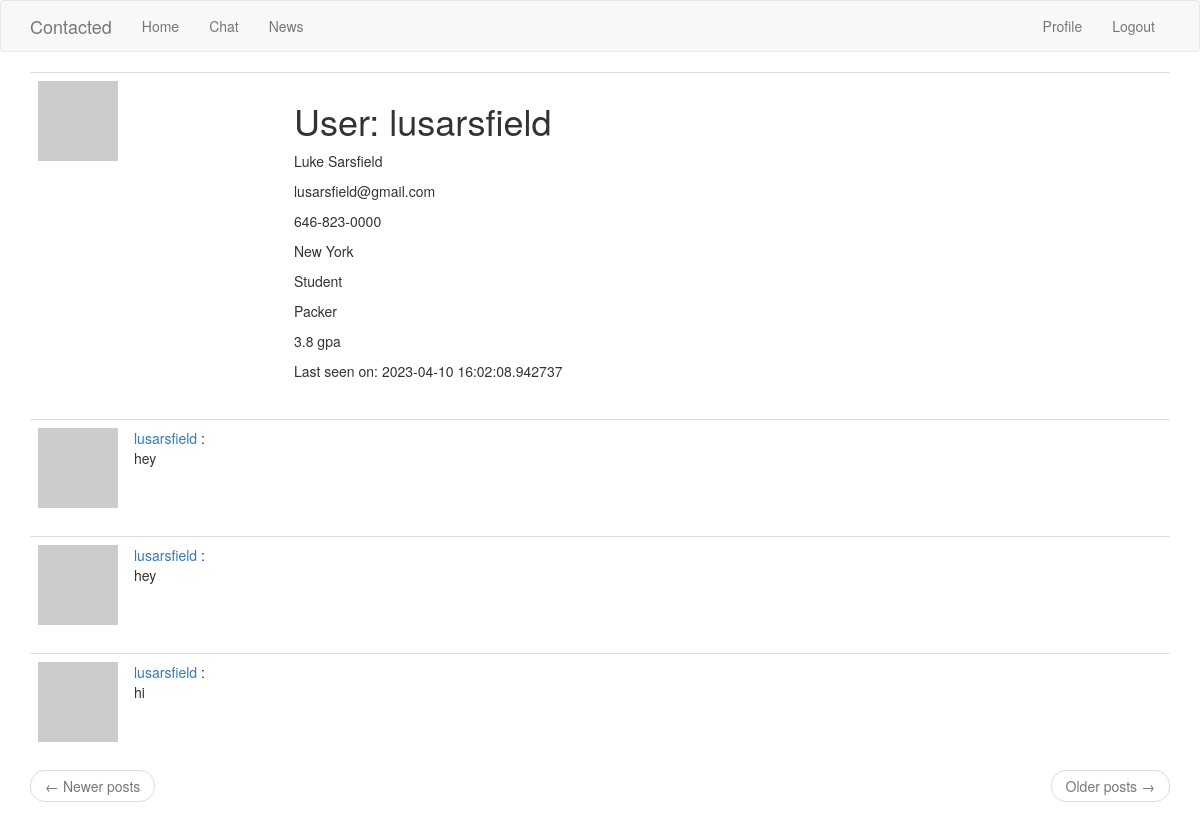
Page /user/lusarsfield (signed in) on the earlier database version.
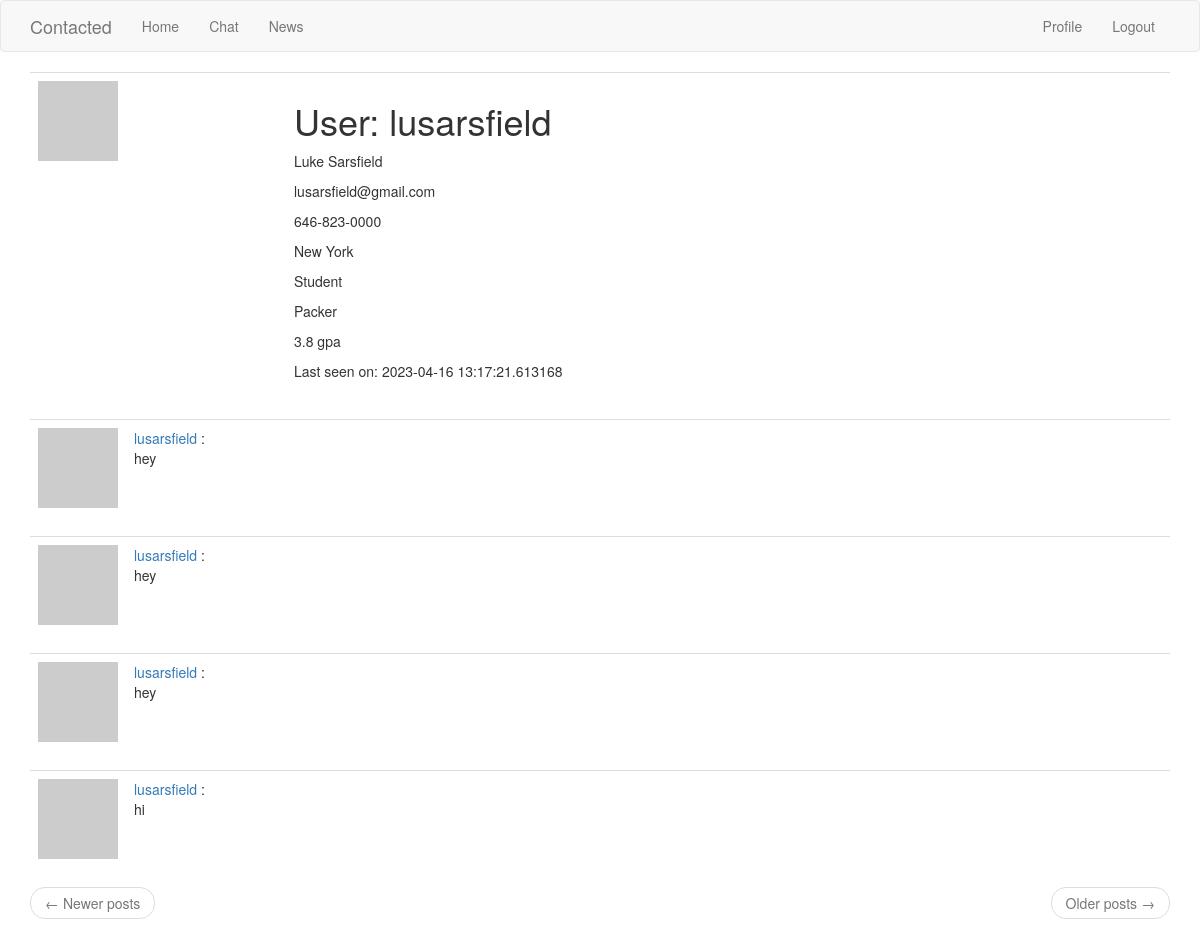
Same page on the later database version.
### app/models.py (models this page shows, shortened)
class User(UserMixin, db.Model):
    id = db.Column(db.Integer, primary_key=True)
    username = db.Column(db.String(64), index=True, unique=True)
    email = db.Column(db.String(120), index=True, unique=True)
    password_hash = db.Column(db.String(128))
    posts = db.relationship('Post', backref='author', lazy='dynamic')
    fullname_me = db.Column(db.String(140))
    email_me = db.Column(db.String(140))
    phonenumber_me = db.Column(db.String(140))
    city_me = db.Column(db.String(140))
    jobtitle_me = db.Column(db.String(140))
    company_me = db.Column(db.String(140))
    about_me = db.Column(db.String(140))
    last_seen = db.Column(db.DateTime, default=datetime.utcnow)
    followed = db.relationship(
        'User', secondary=followers,
        primaryjoin=(followers.c.follower_id == id),
        secondaryjoin=(followers.c.followed_id == id),
        backref=db.backref('followers', lazy='dynamic'), lazy='dynamic')
    def avatar(self, size):
        digest = md5(self.email.lower().encode('utf-8')).hexdigest()
        return 'https://www.gravatar.com/avatar/{}?d=identicon&s={}'.format(
            digest, size)

class Post(db.Model):
    id = db.Column(db.Integer, primary_key=True)
    body = db.Column(db.String(140))
    timestamp = db.Column(db.DateTime, index=True, default=datetime.utcnow)
    user_id = db.Column(db.Integer, db.ForeignKey('user.id'))

### app/routes.py (the view)
@app.route('/user/<username>')
@login_required
def user(username):
    user = User.query.filter_by(username=username).first_or_404()
    page = request.args.get('page', 1, type=int)
    posts = user.posts.order_by(Post.timestamp.desc()).paginate(
        page=page, per_page=app.config['POSTS_PER_PAGE'], error_out=False)
    next_url = url_for('user', username=user.username, page=posts.next_num) \
        if posts.has_next else None
    prev_url = url_for('user', username=user.username, page=posts.prev_num) \
        if posts.has_prev else None
    form = EmptyForm()
    return render_template('user.html', user=user, posts=posts.items,
                           next_url=next_url, prev_url=prev_url, form=form)

### app/models.py (called while the page is built)
@login.user_loader
def load_user(id):
    return User.query.get(int(id))

### app/routes.py (called while the page is built)
@app.before_request
def before_request():
    if current_user.is_authenticated:
        current_user.last_seen = datetime.utcnow()
        db.session.commit()

### app/templates/user.html (shortened to what this page needs)
{% extends "base.html" %}
{% block app_content %}
    <table class="table table-hover">
        <tr>
            <td width="256px"><img src="{{ user.avatar(256) }}"></td>
            <td>
                <h1>User: {{ user.username }}</h1>
                {% if user.fullname_me %}<p>{{ user.fullname_me }}</p>{% endif %}
                {% if user.email_me %}<p>{{ user.email_me }}</p>{% endif %}
                {% if user.phonenumber_me %}<p>{{ user.phonenumber_me }}</p>{% endif %}
                {% if user.city_me %}<p>{{ user.city_me }}</p>{% endif %}
                {% if user.jobtitle_me %}<p>{{ user.jobtitle_me }}</p>{% endif %}
                {% if user.company_me %}<p>{{ user.company_me }}</p>{% endif %}
                {% if user.about_me %}<p>{{ user.about_me }}</p>{% endif %}
                {% if user.last_seen %}<p>Last seen on: {{ user.last_seen }}</p>{% endif %}
            </td>
        </tr>
    </table>
    {% for post in posts %}
        {% include '_post.html' %}
    {% endfor %}
    <nav aria-label="...">
        <ul class="pager">
            <li class="previous{% if not prev_url %} disabled{% endif %}">
                <a href="{{ prev_url or '#' }}">
                    <span aria-hidden="true">&larr;</span> Newer posts
                </a>
            </li>
            <li class="next{% if not next_url %} disabled{% endif %}">
                <a href="{{ next_url or '#' }}">
                    Older posts <span aria-hidden="true">&rarr;</span>
                </a>
            </li>
        </ul>
    </nav>
{% endblock %}

### app/templates/_post.html
<table class="table table-hover">
    <tr>
        <td width="70px">
            <a href="{{ url_for('user', username=post.author.username) }}">
                <img src="{{ post.author.avatar(70) }}" />
            </a>
        </td>
        <td>
            <a href="{{ url_for('user', username=post.author.username) }}">
                {{ post.author.username }}
            </a>
            :
            <br>
            {{ post.body }}
        </td>
    </tr>
</table>

Differences in the rows shown:
changed User "lusarsfield": last_seen "2023-04-10 16:02:08.942737" → "2023-04-16 13:17:21.613168"
added Post: author.username "lusarsfield", body "hey"
